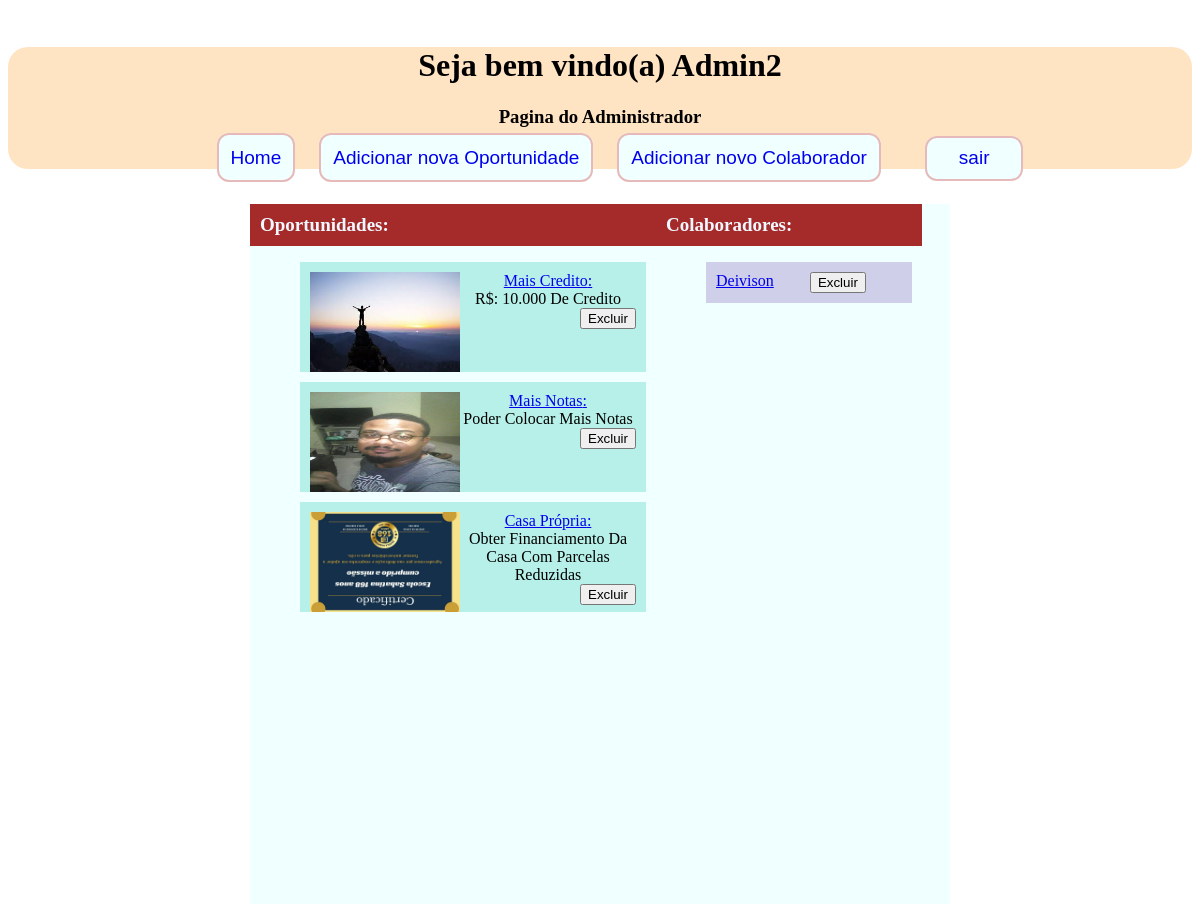
The page /adm/ (signed in) on the database its author committed.
### compras_internas/models.py (models this page shows)
class Oportunidade(models.Model):
    nome =  models.CharField(max_length = 100)
    descricao = models.TextField()
    data = models.DateField(auto_now_add=True)
    pontuacao = models.IntegerField()
    imagem = models.ImageField(upload_to='compras_internas/static/',blank=True, null=True)
    def __str__(self):
        return self.nome
    class Meta:
        verbose_name_plural = 'Oportunidades'

### compras_internas/views.py (the view)
# urls.py: path('adm/',administrador,name='url_admistrador'),
@login_required
@staff_member_required
def administrador(request):
    data = {}
    data['usuarios'] = list_User()
    data['oportunidades']= list_oportunidades()
    return render(request,'comprasInternas/adiministrador.html',context=data)

### compras_internas/views.py (called while the page is built)
def list_oportunidades():
    dados = {}
    edit = Oportunidade.objects.all()
    for row in edit:
        arg = str(row.imagem).split('compras_internas')
        try:
            row.imagem = arg[1]
            row.save()
        except:
            pass
    dados['rows'] = Oportunidade.objects.all()
    return dados

def list_User():
    data = {}
    data['rows'] = User.objects.all()
    return data

### compras_internas/templates/comprasInternas/adiministrador.html (shortened to what this page needs)
{% load static %}
<!DOCTYPE html>
<html lang="pt-br">
<head>
    <link rel="stylesheet" href="{% static 'style.css' %}">
</head>
<body>
    <div><img src="https://corretoraportalsalvador.com.br/wp-content/uploads/2021/08/Logo-CORRETORA-PORTAL.png" alt=""></div>
    <div id="head">
        <h1 id="apresentacao">Seja bem vindo(a) <span id="nome">{{ user }} </span></h1>
        <h3>Pagina do Administrador</h3>
        <ul id="menu">
            <a href="/"><li>Home</li></a>
            <a href="/admin/compras_internas/oportunidade/add/"><li>Adicionar nova Oportunidade</li></a>
            <a href="/admin/auth/user/add/"><li>Adicionar novo Colaborador</li></a>
            <a href=""><li><a href='/accounts/logout/'>sair</a></li></a>
        </ul>
    </div>
    <div id="corpo">
            <div id="oportunidades">
                <h4>Oportunidades:</h4>
                <ul>
                    {% for row in oportunidades.rows%}
                        <li>
                            <div>
                                <div class="nomeOport">
                                    <img src="{{row.imagem}}" alt="">
                                    <a href="/admin/compras_internas/oportunidade/{{row.id}}/change/"> {{row}}:  </a><br><span style="word-wrap: break-word">{{row.descricao}}</span>
                                </div>
                                <div class="deletarOport">
                                    <a href="/delete/oport/{{row.id}}"><button>Excluir</button></a>
                                </div>
                            </div>
                        </li>
                    {%endfor%}
                </ul>
            </div>
            <div id="colaboradores">
                <h4>Colaboradores:</h4>
                <ul>
                    {% for row in usuarios.rows%}
                        {% if not row.is_staff %}
                            <li>
                                <div>
                                    <div class="nomeColab">
                                        <a href="/admin/auth/user/{{row.id}}/change/"> {{row}} </a>
                                    </div>
                                    <div class="deletarColab">
                                        <a href="/delete/colab/{{row.id}}"><button>Excluir</button></a>
                                    </div>
                                </div>
                            </li>
                        {%endif%}
                    {%endfor%}
                </ul>
            </div>
    </div>
</html>

### compras_internas/static/style.css (style rules this page uses)
div { text-align: center; }
#head { background-color: bisque; border-radius: 20px; -webkit-border-radius: 20px; -moz-border-radius: 20px; -ms-border-radius: 20px; -o-border-radius: 20px; }
#apresentacao { text-align: center; }
#menu li { display: inline; background-color: azure; padding: 12px; border-radius: 12px; -webkit-border-radius: 12px; -moz-border-radius: 12px; -ms-border-radius: 12px; -o-border-radius: 12px; border: 2px solid rgb(230, 186, 186); }
#corpo { width: 700px; height: 700px; margin: auto; margin-top: 35px; background-color: azure; }
#corpo h4 { text-align: left; background-color: brown; margin: 0px; color: aliceblue; font-size: 19px; padding: 10px; }
#oportunidades { display: inline; width: 58%; margin-top: 0px; float: left; text-transform: capitalize; }
#oportunidades li .nomeOport img { float: left; }
#oportunidades li .deletarOport button { float: right; }
#head a { margin-right: 20px; text-decoration: none; font-size: 19px; font-family: 'Lucida Sans', 'Lucida Sans Regular', 'Lucida Grande', 'Lucida Sans Unicode', Geneva, Verdana, sans-serif }
#colaboradores { width: 38%; display: inline; float: left; text-align: left; text-transform: capitalize; }
#colaboradores li { margin: 10px; padding: 10px; display: block; background-color: rgb(207, 207, 233); }
#colaboradores li .nomeColab a { float: left; }
#oportunidades li { margin: 10px; height: 90px; padding: 10px; display: block; background-color: rgb(182, 240, 232); text-align: left; position: relative; }
#oportunidades li img { height: 100px; float: right; width: 150px; }
#nome { text-transform: capitalize; }

### rows shown on the page
Oportunidade: imagem (picture), nome "Mais Credito", descricao "R$: 10.000 De Credito"
Oportunidade: imagem (picture), nome "Mais Notas", descricao "Poder Colocar Mais Notas"
Oportunidade: imagem (picture), nome "Casa Própria", descricao "Obter Financiamento Da Casa Com Parcelas Reduzidas"

### other values the page prints
{{ user }} "Admin2"
{{ row }} "Deivison"
